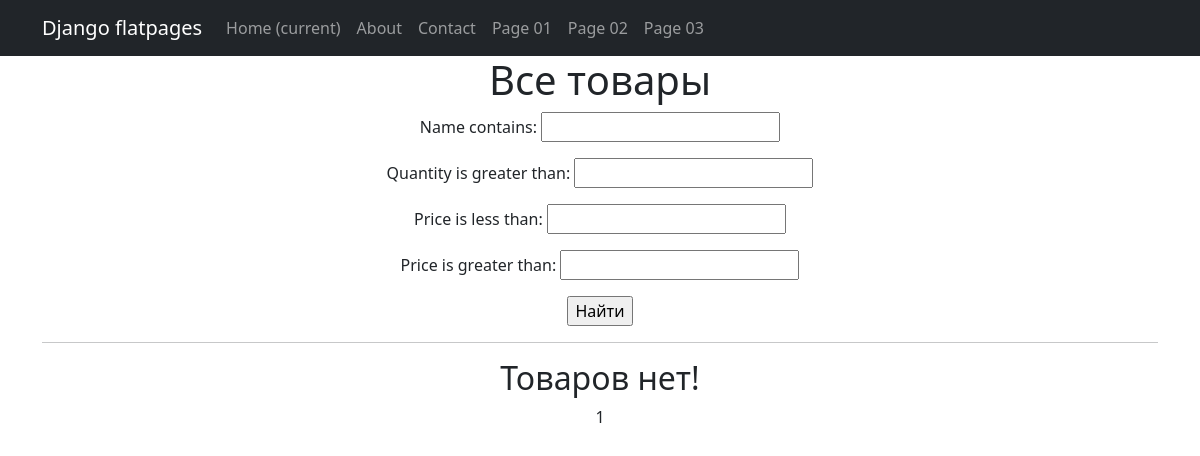
Before: /products/ with the older database file.
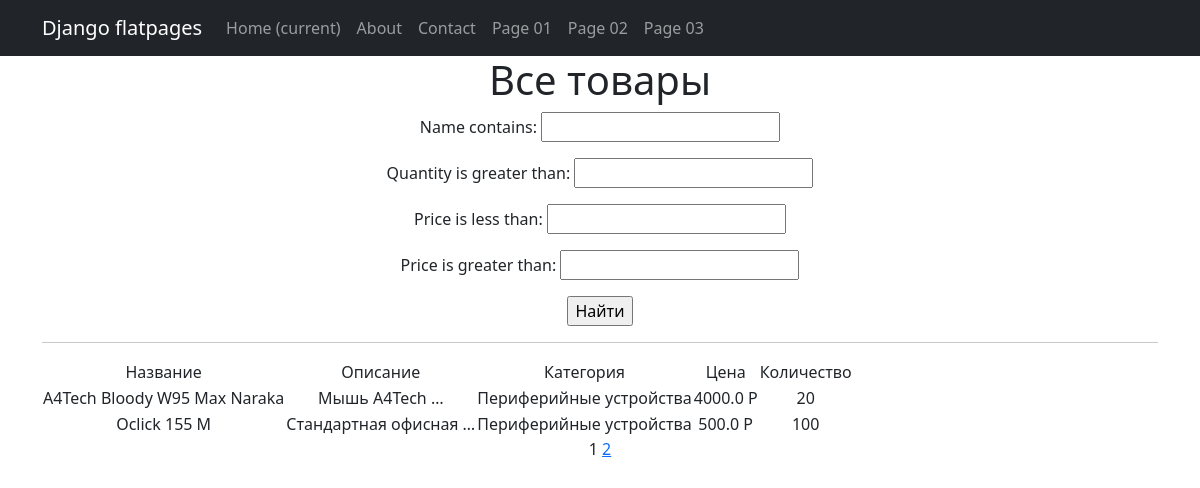
After: the same page with the newer database file.
### simpleapp/models.py (models this page shows, shortened)
class Product(models.Model):
    name = models.CharField(
        max_length=50,
        unique=True, # названия товаров не должны повторяться
    )
    description = models.TextField()
    quantity = models.IntegerField(
        validators=[MinValueValidator(0)],
    )
    category = models.ForeignKey(
        to='Category',
        on_delete=models.CASCADE,
        related_name='products', # все продукты в категории будут доступны через поле products
    )
    price = models.FloatField(
        validators=[MinValueValidator(0.0)],
    )

class Category(models.Model):
    name = models.CharField(max_length=100, unique=True)

### simpleapp/views.py (the view)
# urls.py: path('', ProductsList.as_view(), name='product_list'),
class ProductsList(ListView):
    model = Product
    ordering = 'name'
    template_name = 'products.html'
    context_object_name = 'products'
    paginate_by = 2  # вот так мы можем указать количество записей на странице
    def get_queryset(self):
        queryset = super().get_queryset()
        self.filterset = ProductFilter(self.request.GET, queryset)
        return self.filterset.qs
    def get_context_data(self, **kwargs):
        context = super().get_context_data(**kwargs)
        context['filterset'] = self.filterset
        return context

### simpleapp/templatetags/custom_filters.py (called while the page is built)
@register.filter()
def currency(value, code='rub'):
   postfix = CURRENCIES_SYMBOLS[code]
   return f'{value} {postfix}'

### simpleapp/templatetags/custom_tags.py (called while the page is built)
@register.simple_tag(takes_context=True)
def url_replace(context, **kwargs):
   d = context['request'].GET.copy()
   for k, v in kwargs.items():
       d[k] = v
   return d.urlencode()

### templates/products.html (shortened to what this page needs)
{% extends 'flatpages/default.html' %}
{% load custom_filters %}
{% load custom_tags %}
{% block content %}
   <h1>Все товары</h1>
   <form action="" method="get">
       {{ filterset.form.as_p }}
       <input type="submit" value="Найти" />
   </form>
   <hr>
   {% if products %}
       <table>
           <tr>
               <td>Название</td>
               <td>Описание</td>
               <td>Категория</td>
               <td>Цена</td>
               <td>Количество</td>
           </tr>
           {% for product in products %}
           <tr>
               <td>{{ product.name }}</td>
               <td>{{ product.description|truncatewords:2 }}</td>
               <td>{{ product.category.name }}</td>
               <td>{{ product.price|currency }}</td>
               <td>{{ product.quantity }}</td>
           </tr>
           {% endfor %}
       </table>
   {% else %}
       <h2>Товаров нет!</h2>
   {% endif %}
   {{ page_obj.number }}
   {% if page_obj.has_next %}
       <a href="?{% url_replace page=page_obj.next_page_number %}">{{ page_obj.next_page_number }}</a>
   {% endif %}
{% endblock content %}

### templates/flatpages/default.html (shortened to what this page needs)
<!DOCTYPE html>
<html lang="en">
    <head>
        {% load static %}
        <link href="{% static 'css/styles.css' %}" rel="stylesheet" />
    </head>
    <body>
        <nav class="navbar navbar-expand-lg navbar-dark bg-dark static-top">
            <div class="container">
                <a class="navbar-brand" href="#">Django flatpages</a>
                <div class="collapse navbar-collapse" id="navbarResponsive">
                    <ul class="navbar-nav ml-auto">
                        <li class="nav-item active">
                            <a class="nav-link" href="#">Home
                                <span class="sr-only">(current)</span>
                            </a>
                        </li>
                        <li class="nav-item">
                            <a class="nav-link" href="/about/">About</a>
                        </li>
                        <li class="nav-item">
                            <a class="nav-link" href="/contacts/">Contact</a>
                        </li>
                        <li class="nav-item">
                            <a class="nav-link" href="/anime_char00/">Page 01</a>
                        </li>
                        <li class="nav-item">
                            <a class="nav-link" href="/anime_char01/">Page 02</a>
                        </li>
                        <li class="nav-item">
                            <a class="nav-link" href="/anime_chan00/">Page 03</a>
                        </li>
                    </ul>
                </div>
            </div>
        </nav>
        <div class="container">
            <div class="row">
                <div class="col-lg-12 text-center">
                    {% block content %}{% endblock content %}
                </div>
            </div>
        </div>
    </body>
</html>

Changed rows visible on the page:
added Product: name "A4Tech Bloody W95 Max Naraka", description "Мышь A4Tech …", category.name "Периферийные устройства", price "4000.0 Р", quantity "20"
added Product: name "Oclick 155 M", description "Стандартная офисная …", category.name "Периферийные устройства", price "500.0 Р", quantity "100"
Other visible differences:
{{ page_obj.next_page_number }}: (not shown) → "2"
text no longer shown: "Товаров нет!"
text now shown: "Название Описание Категория Цена Количество"
